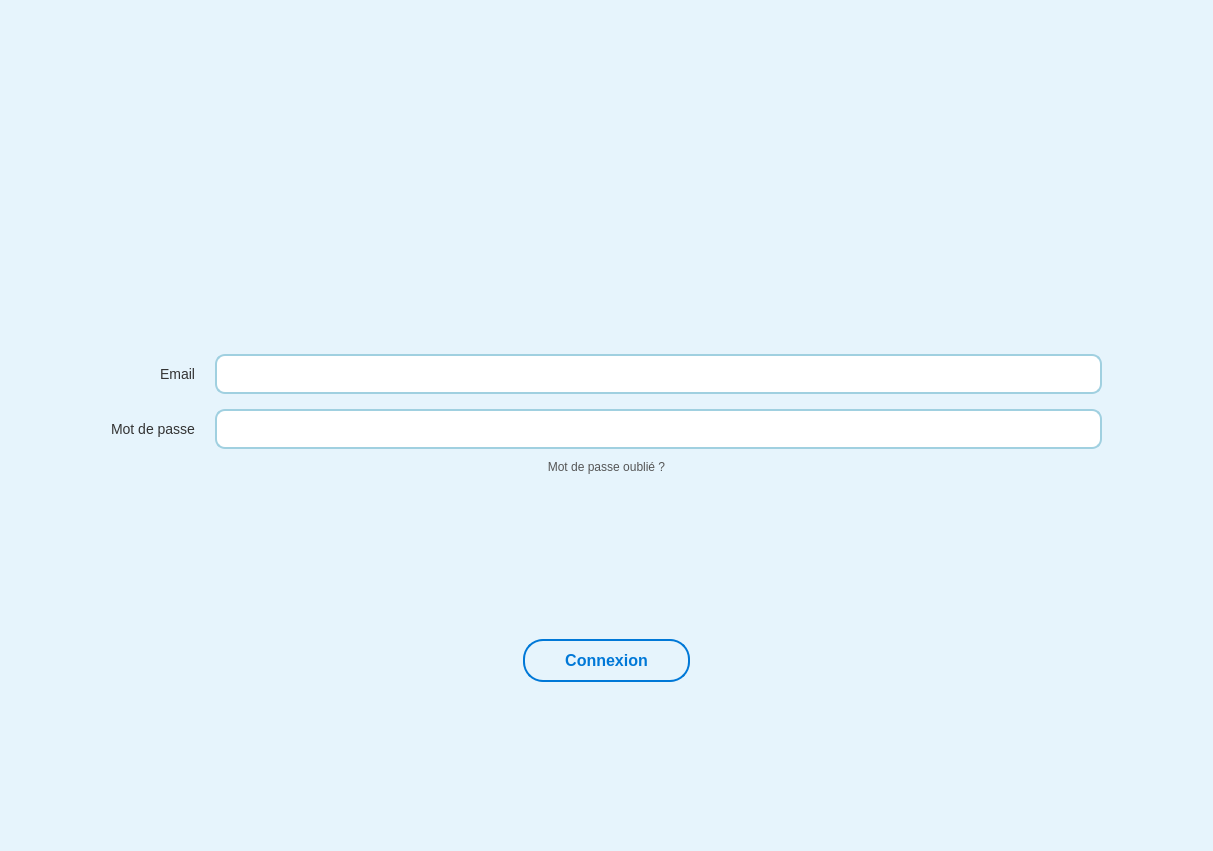
<?xml version="1.0" encoding="UTF-8"?>
<ui version="4.0">
 <class>Login</class>
 <widget class="QWidget" name="Login">
  <property name="geometry">
   <rect>
    <x>0</x>
    <y>0</y>
    <width>1213</width>
    <height>851</height>
   </rect>
  </property>
  <property name="windowTitle">
   <string>SmartResearch - Login</string>
  </property>
  <property name="styleSheet">
   <string notr="true">QWidget {
	background-color: rgb(85, 0, 255);
	background-color: #E6F4FC; /* Light blue background */
	font-family: &quot;Segoe UI&quot;, sans-serif;
}

QLineEdit {
	border: 2px solid #A0D0E0;
	border-radius: 10px;
	padding: 8px;
	background-color: white;
	color: #333;
	font-size: 14px;
}

QLineEdit:focus {
	border: 2px solid #0078D7;
}

QPushButton#btnLogin, QPushButton#btnSignUp {
	background-color: transparent;
	border: 2px solid #0078D7;
	border-radius: 20px;
	color: #0078D7;
	font-size: 16px;
	padding: 10px 40px;
	font-weight: bold;
}

QPushButton#btnLogin:hover, QPushButton#btnSignUp:hover {
	background-color: #0078D7;
	color: white;
}

QPushButton#btnLogin:pressed, QPushButton#btnSignUp:pressed {
	background-color: #005a9e;
	border-color: #005a9e;
	color: white;
}

QLabel {
	color: #333;
    font-size: 14px;
}
</string>
  </property>
  <layout class="QVBoxLayout" name="verticalLayout">
   <item>
    <spacer name="verticalSpacer_top">
     <property name="orientation">
      <enum>Qt::Orientation::Vertical</enum>
     </property>
     <property name="sizeHint" stdset="0">
      <size>
       <width>20</width>
       <height>40</height>
      </size>
     </property>
    </spacer>
   </item>
   <item>
    <layout class="QHBoxLayout" name="horizontalLayout_logo">
     <item>
      <spacer name="horizontalSpacer_logo_left">
       <property name="orientation">
        <enum>Qt::Orientation::Horizontal</enum>
       </property>
       <property name="sizeHint" stdset="0">
        <size>
         <width>40</width>
         <height>20</height>
        </size>
       </property>
      </spacer>
     </item>
     <item>
      <widget class="QLabel" name="lblLogo">
       <property name="text">
        <string/>
       </property>
       <property name="pixmap">
        <pixmap resource="ressources.qrc">:/logo.png</pixmap>
       </property>
       <property name="alignment">
        <set>Qt::AlignmentFlag::AlignCenter</set>
       </property>
      </widget>
     </item>
     <item>
      <spacer name="horizontalSpacer_logo_right">
       <property name="orientation">
        <enum>Qt::Orientation::Horizontal</enum>
       </property>
       <property name="sizeHint" stdset="0">
        <size>
         <width>40</width>
         <height>20</height>
        </size>
       </property>
      </spacer>
     </item>
    </layout>
   </item>
   <item>
    <spacer name="verticalSpacer_2">
     <property name="orientation">
      <enum>Qt::Orientation::Vertical</enum>
     </property>
     <property name="sizeHint" stdset="0">
      <size>
       <width>20</width>
       <height>40</height>
      </size>
     </property>
    </spacer>
   </item>
   <item>
    <layout class="QGridLayout" name="gridLayout_form">
     <property name="leftMargin">
      <number>100</number>
     </property>
     <property name="rightMargin">
      <number>100</number>
     </property>
     <property name="horizontalSpacing">
      <number>20</number>
     </property>
     <property name="verticalSpacing">
      <number>15</number>
     </property>
     <item row="0" column="0">
      <widget class="QLabel" name="label_username">
       <property name="text">
        <string>Email</string>
       </property>
       <property name="alignment">
        <set>Qt::AlignmentFlag::AlignRight|Qt::AlignmentFlag::AlignTrailing|Qt::AlignmentFlag::AlignVCenter</set>
       </property>
      </widget>
     </item>
     <item row="0" column="1">
      <widget class="QLineEdit" name="txtUsername">
       <property name="minimumSize">
        <size>
         <width>250</width>
         <height>40</height>
        </size>
       </property>
      </widget>
     </item>
     <item row="1" column="0">
      <widget class="QLabel" name="label_password">
       <property name="text">
        <string>Mot de passe</string>
       </property>
       <property name="alignment">
        <set>Qt::AlignmentFlag::AlignRight|Qt::AlignmentFlag::AlignTrailing|Qt::AlignmentFlag::AlignVCenter</set>
       </property>
      </widget>
     </item>
     <item row="1" column="1">
      <widget class="QLineEdit" name="txtPassword">
       <property name="minimumSize">
        <size>
         <width>250</width>
         <height>40</height>
        </size>
       </property>
       <property name="echoMode">
        <enum>QLineEdit::EchoMode::Password</enum>
       </property>
      </widget>
     </item>
    </layout>
   </item>
   <item>
    <widget class="QLabel" name="lblForgotPassword">
     <property name="styleSheet">
      <string notr="true">color: #555; font-size: 12px; margin-top: 5px;</string>
     </property>
     <property name="text">
      <string>Mot de passe oublié ?</string>
     </property>
     <property name="alignment">
      <set>Qt::AlignmentFlag::AlignCenter</set>
     </property>
    </widget>
   </item>
   <item>
    <spacer name="verticalSpacer_3">
     <property name="orientation">
      <enum>Qt::Orientation::Vertical</enum>
     </property>
     <property name="sizeHint" stdset="0">
      <size>
       <width>20</width>
       <height>30</height>
      </size>
     </property>
    </spacer>
   </item>
   <item>
    <layout class="QHBoxLayout" name="horizontalLayout_button">
     <item>
      <spacer name="horizontalSpacer_btn_left">
       <property name="orientation">
        <enum>Qt::Orientation::Horizontal</enum>
       </property>
       <property name="sizeHint" stdset="0">
        <size>
         <width>40</width>
         <height>20</height>
        </size>
       </property>
      </spacer>
     </item>
     <item>
      <widget class="QPushButton" name="btnLogin">
       <property name="cursor">
        <cursorShape>PointingHandCursor</cursorShape>
       </property>
       <property name="text">
        <string>Connexion</string>
       </property>
      </widget>
     </item>
     <item>
      <spacer name="horizontalSpacer_btn_right">
       <property name="orientation">
        <enum>Qt::Orientation::Horizontal</enum>
       </property>
       <property name="sizeHint" stdset="0">
        <size>
         <width>40</width>
         <height>20</height>
        </size>
       </property>
      </spacer>
     </item>
    </layout>
   </item>
   <item>
    <spacer name="verticalSpacer_bottom">
     <property name="orientation">
      <enum>Qt::Orientation::Vertical</enum>
     </property>
     <property name="sizeHint" stdset="0">
      <size>
       <width>20</width>
       <height>40</height>
      </size>
     </property>
    </spacer>
   </item>
  </layout>
 </widget>
 <resources>
  <include location="ressources.qrc"/>
 </resources>
 <connections/>
</ui>
